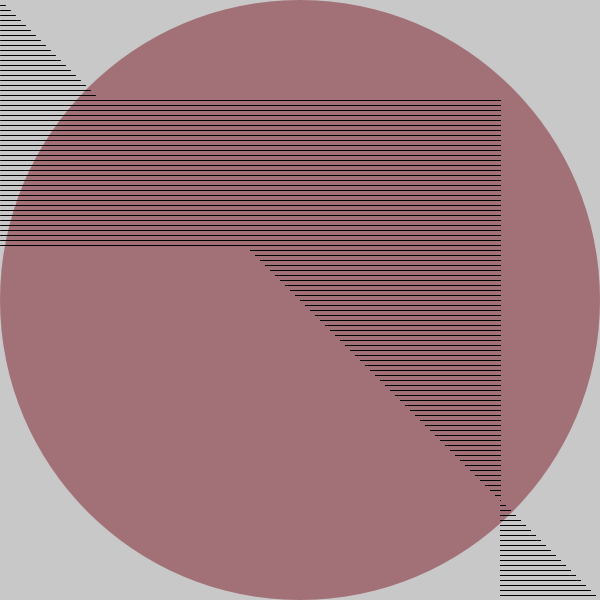
Frame 1 (no input)
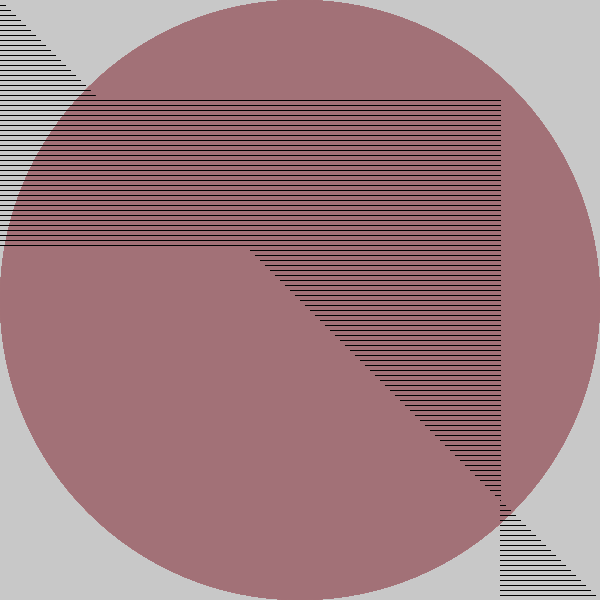
Frame 60 (the mouse pressed at the canvas centre just before this capture)
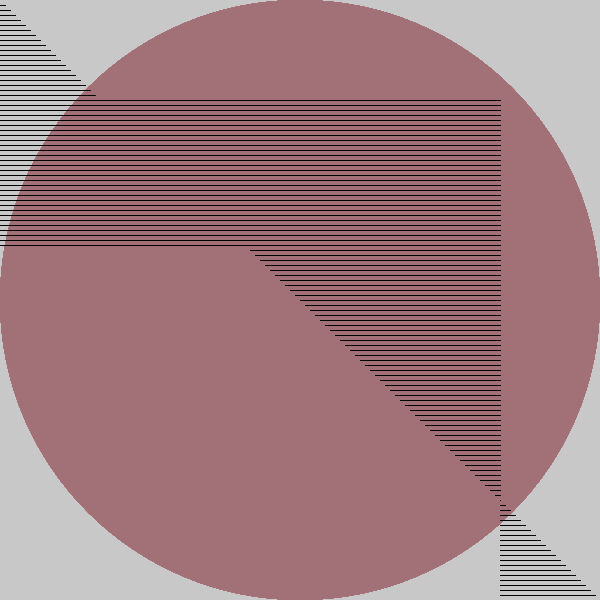
Frame 120 (the mouse held since frame 60 and released just before this capture)

The Processing sketch that drew these frames (run headless with seeded random() and noise(); from frame 60 on, the mouse is pressed at the canvas centre):

// Processing sketch: processing_186186
// ── processing_186186.pde

void setup() {
  size(600,600);
  background(200);
}
 
void draw() {
  fill(162,113,119);
  noStroke();
  ellipse (300,300,600,600);
  for(int x = 0; x<250; x=x+5){
   
    line(0,x,x,x);
    for(int y = 100; y<800; y=y+5){
      stroke(0);
      line(500,y,y,y);
  }
}
}
